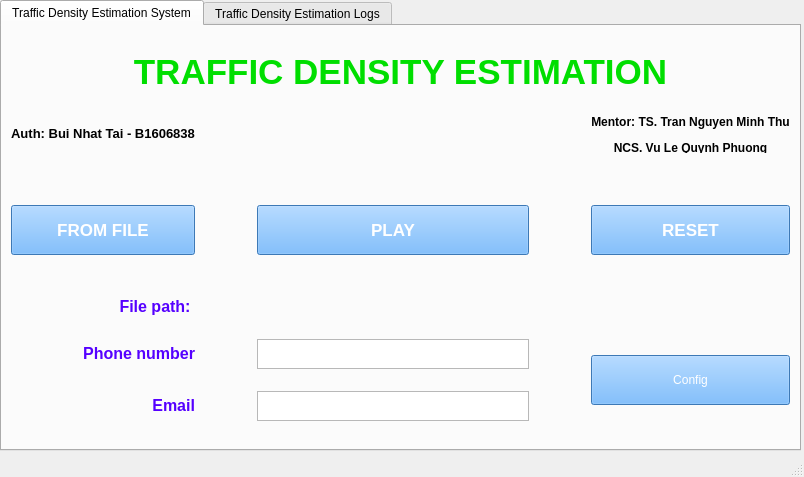
<?xml version="1.0" encoding="UTF-8"?>
<ui version="4.0">
 <class>MainWindow</class>
 <widget class="QMainWindow" name="MainWindow">
  <property name="geometry">
   <rect>
    <x>0</x>
    <y>0</y>
    <width>804</width>
    <height>477</height>
   </rect>
  </property>
  <property name="windowTitle">
   <string>MainWindow</string>
  </property>
  <widget class="QWidget" name="centralwidget">
   <widget class="QTabWidget" name="tabWidget">
    <property name="geometry">
     <rect>
      <x>0</x>
      <y>0</y>
      <width>801</width>
      <height>451</height>
     </rect>
    </property>
    <property name="currentIndex">
     <number>0</number>
    </property>
    <widget class="QWidget" name="tab">
     <attribute name="title">
      <string>Traffic Density Estimation System</string>
     </attribute>
     <layout class="QGridLayout" name="gridLayout">
      <item row="5" column="3">
       <spacer name="horizontalSpacer_4">
        <property name="orientation">
         <enum>Qt::Horizontal</enum>
        </property>
        <property name="sizeType">
         <enum>QSizePolicy::Fixed</enum>
        </property>
        <property name="sizeHint" stdset="0">
         <size>
          <width>50</width>
          <height>20</height>
         </size>
        </property>
       </spacer>
      </item>
      <item row="5" column="2">
       <widget class="QPushButton" name="btn_play">
        <property name="minimumSize">
         <size>
          <width>0</width>
          <height>50</height>
         </size>
        </property>
        <property name="font">
         <font>
          <family>MS Shell Dlg 2</family>
          <pointsize>13</pointsize>
          <weight>75</weight>
          <italic>false</italic>
          <bold>true</bold>
         </font>
        </property>
        <property name="layoutDirection">
         <enum>Qt::LeftToRight</enum>
        </property>
        <property name="styleSheet">
         <string notr="true">background-color: rgb(85, 170, 255);
font: 600 13pt &quot;MS Shell Dlg 2&quot;;
border-color: rgb(85, 0, 255);
color: rgb(255, 255, 255);</string>
        </property>
        <property name="text">
         <string>PLAY</string>
        </property>
        <property name="shortcut">
         <string>Ctrl+P</string>
        </property>
       </widget>
      </item>
      <item row="5" column="4">
       <widget class="QPushButton" name="btn_reset">
        <property name="minimumSize">
         <size>
          <width>0</width>
          <height>50</height>
         </size>
        </property>
        <property name="font">
         <font>
          <family>MS Shell Dlg 2</family>
          <pointsize>13</pointsize>
          <weight>75</weight>
          <italic>false</italic>
          <bold>true</bold>
         </font>
        </property>
        <property name="styleSheet">
         <string notr="true">background-color: rgb(85, 170, 255);
font: 600 13pt &quot;MS Shell Dlg 2&quot;;
border-color: rgb(85, 0, 255);
color: rgb(255, 255, 255);</string>
        </property>
        <property name="text">
         <string>RESET</string>
        </property>
        <property name="shortcut">
         <string>Ctrl+R</string>
        </property>
       </widget>
      </item>
      <item row="2" column="0">
       <widget class="QLabel" name="label_auth">
        <property name="text">
         <string>&lt;html&gt;&lt;head/&gt;&lt;body&gt;&lt;p align=&quot;center&quot;&gt;&lt;span style=&quot; font-size:10pt; font-weight:600;&quot;&gt;Auth: Bui Nhat Tai - B1606838&lt;/span&gt;&lt;/p&gt;&lt;/body&gt;&lt;/html&gt;</string>
        </property>
       </widget>
      </item>
      <item row="7" column="2" colspan="3">
       <widget class="QLabel" name="label_show_path_file">
        <property name="sizePolicy">
         <sizepolicy hsizetype="Preferred" vsizetype="Maximum">
          <horstretch>0</horstretch>
          <verstretch>0</verstretch>
         </sizepolicy>
        </property>
        <property name="text">
         <string/>
        </property>
       </widget>
      </item>
      <item row="5" column="1">
       <spacer name="horizontalSpacer_3">
        <property name="orientation">
         <enum>Qt::Horizontal</enum>
        </property>
        <property name="sizeType">
         <enum>QSizePolicy::Fixed</enum>
        </property>
        <property name="sizeHint" stdset="0">
         <size>
          <width>50</width>
          <height>20</height>
         </size>
        </property>
       </spacer>
      </item>
      <item row="8" column="0">
       <widget class="QLabel" name="label_2">
        <property name="text">
         <string>&lt;html&gt;&lt;head/&gt;&lt;body&gt;&lt;p align=&quot;right&quot;&gt;&lt;span style=&quot; font-size:12pt; font-weight:600; color:#5500ff;&quot;&gt;Phone number&lt;/span&gt;&lt;/p&gt;&lt;/body&gt;&lt;/html&gt;</string>
        </property>
       </widget>
      </item>
      <item row="7" column="0">
       <widget class="QLabel" name="label_path_file">
        <property name="sizePolicy">
         <sizepolicy hsizetype="Preferred" vsizetype="Maximum">
          <horstretch>0</horstretch>
          <verstretch>0</verstretch>
         </sizepolicy>
        </property>
        <property name="minimumSize">
         <size>
          <width>0</width>
          <height>20</height>
         </size>
        </property>
        <property name="text">
         <string>&lt;html&gt;&lt;head/&gt;&lt;body&gt;&lt;p align=&quot;right&quot;&gt;&lt;span style=&quot; font-size:12pt; font-weight:600; color:#5500ff;&quot;&gt;File path: &lt;/span&gt;&lt;/p&gt;&lt;/body&gt;&lt;/html&gt;</string>
        </property>
        <property name="alignment">
         <set>Qt::AlignLeading|Qt::AlignLeft|Qt::AlignTop</set>
        </property>
       </widget>
      </item>
      <item row="9" column="0">
       <widget class="QLabel" name="label_3">
        <property name="text">
         <string>&lt;html&gt;&lt;head/&gt;&lt;body&gt;&lt;p align=&quot;right&quot;&gt;&lt;span style=&quot; font-size:12pt; font-weight:600; color:#5500ff;&quot;&gt;Email&lt;/span&gt;&lt;/p&gt;&lt;/body&gt;&lt;/html&gt;</string>
        </property>
       </widget>
      </item>
      <item row="9" column="2">
       <widget class="QTextEdit" name="txt_email">
        <property name="minimumSize">
         <size>
          <width>0</width>
          <height>30</height>
         </size>
        </property>
        <property name="maximumSize">
         <size>
          <width>306</width>
          <height>30</height>
         </size>
        </property>
       </widget>
      </item>
      <item row="5" column="0">
       <widget class="QPushButton" name="btn_from_file">
        <property name="minimumSize">
         <size>
          <width>0</width>
          <height>50</height>
         </size>
        </property>
        <property name="sizeIncrement">
         <size>
          <width>0</width>
          <height>900</height>
         </size>
        </property>
        <property name="font">
         <font>
          <family>MS Shell Dlg 2</family>
          <pointsize>13</pointsize>
          <weight>75</weight>
          <italic>false</italic>
          <bold>true</bold>
         </font>
        </property>
        <property name="styleSheet">
         <string notr="true">background-color: rgb(85, 170, 255);
font: 600 13pt &quot;MS Shell Dlg 2&quot;;
border-color: rgb(85, 0, 255);
color: rgb(255, 255, 255);</string>
        </property>
        <property name="text">
         <string>FROM FILE</string>
        </property>
        <property name="shortcut">
         <string>Ctrl+F</string>
        </property>
       </widget>
      </item>
      <item row="0" column="0" colspan="5">
       <widget class="QLabel" name="label_title">
        <property name="sizePolicy">
         <sizepolicy hsizetype="Preferred" vsizetype="Maximum">
          <horstretch>0</horstretch>
          <verstretch>0</verstretch>
         </sizepolicy>
        </property>
        <property name="maximumSize">
         <size>
          <width>16777215</width>
          <height>42</height>
         </size>
        </property>
        <property name="text">
         <string>&lt;html&gt;&lt;head/&gt;&lt;body&gt;&lt;p align=&quot;center&quot;&gt;&lt;span style=&quot; font-size:26pt; font-weight:600; color:#00de00;&quot;&gt;TRAFFIC DENSITY ESTIMATION&lt;/span&gt;&lt;/p&gt;&lt;/body&gt;&lt;/html&gt;</string>
        </property>
       </widget>
      </item>
      <item row="2" column="4">
       <widget class="QLabel" name="label_mentor">
        <property name="sizePolicy">
         <sizepolicy hsizetype="Preferred" vsizetype="Maximum">
          <horstretch>0</horstretch>
          <verstretch>0</verstretch>
         </sizepolicy>
        </property>
        <property name="maximumSize">
         <size>
          <width>16777215</width>
          <height>38</height>
         </size>
        </property>
        <property name="text">
         <string>&lt;html&gt;&lt;head/&gt;&lt;body&gt;&lt;p align=&quot;center&quot;&gt;&lt;span style=&quot; font-weight:600;&quot;&gt;Mentor: TS. Tran Nguyen Minh Thu&lt;/span&gt;&lt;/p&gt;&lt;p align=&quot;center&quot;&gt;&lt;span style=&quot; font-weight:600;&quot;&gt;NCS. Vu Le Quynh Phuong&lt;/span&gt;&lt;/p&gt;&lt;/body&gt;&lt;/html&gt;</string>
        </property>
       </widget>
      </item>
      <item row="8" column="2">
       <widget class="QTextEdit" name="txt_sdt">
        <property name="minimumSize">
         <size>
          <width>0</width>
          <height>30</height>
         </size>
        </property>
        <property name="maximumSize">
         <size>
          <width>306</width>
          <height>30</height>
         </size>
        </property>
       </widget>
      </item>
      <item row="3" column="0">
       <spacer name="verticalSpacer">
        <property name="orientation">
         <enum>Qt::Vertical</enum>
        </property>
        <property name="sizeType">
         <enum>QSizePolicy::Maximum</enum>
        </property>
        <property name="sizeHint" stdset="0">
         <size>
          <width>20</width>
          <height>30</height>
         </size>
        </property>
       </spacer>
      </item>
      <item row="8" column="4" rowspan="2">
       <widget class="QPushButton" name="btnConfig">
        <property name="minimumSize">
         <size>
          <width>192</width>
          <height>50</height>
         </size>
        </property>
        <property name="styleSheet">
         <string notr="true">background-color: rgb(85, 170, 255);
font: 600 13pt &quot;MS Shell Dlg 2&quot;;
border-color: rgb(85, 0, 255);
color: rgb(255, 255, 255);</string>
        </property>
        <property name="text">
         <string>Config</string>
        </property>
       </widget>
      </item>
      <item row="6" column="0">
       <spacer name="verticalSpacer_2">
        <property name="orientation">
         <enum>Qt::Vertical</enum>
        </property>
        <property name="sizeType">
         <enum>QSizePolicy::Maximum</enum>
        </property>
        <property name="sizeHint" stdset="0">
         <size>
          <width>20</width>
          <height>20</height>
         </size>
        </property>
       </spacer>
      </item>
     </layout>
    </widget>
    <widget class="QWidget" name="tab_2">
     <attribute name="title">
      <string>Traffic Density Estimation Logs</string>
     </attribute>
     <layout class="QGridLayout" name="gridLayout_2">
      <item row="2" column="3">
       <widget class="QLabel" name="label_4">
        <property name="text">
         <string>&lt;html&gt;&lt;head/&gt;&lt;body&gt;&lt;p align=&quot;center&quot;&gt;&lt;span style=&quot; font-size:10pt; color:#0055ff;&quot;&gt;FROM&lt;/span&gt;&lt;/p&gt;&lt;/body&gt;&lt;/html&gt;</string>
        </property>
       </widget>
      </item>
      <item row="2" column="0">
       <widget class="QLineEdit" name="txtSearch">
        <property name="placeholderText">
         <string>Search...</string>
        </property>
       </widget>
      </item>
      <item row="2" column="7">
       <widget class="QPushButton" name="btn_filter">
        <property name="styleSheet">
         <string notr="true">background-color: rgb(0, 0, 255);
border-color: rgb(255, 0, 0);
color: rgb(255, 255, 255);
font: 75 10pt &quot;MS Shell Dlg 2&quot;;</string>
        </property>
        <property name="text">
         <string>Filter</string>
        </property>
       </widget>
      </item>
      <item row="0" column="0" colspan="8">
       <widget class="QLabel" name="label">
        <property name="text">
         <string>&lt;html&gt;&lt;head/&gt;&lt;body&gt;&lt;p align=&quot;center&quot;&gt;&lt;span style=&quot; font-size:18pt; color:#5555ff;&quot;&gt;Traffic Density Estimation Log&lt;/span&gt;&lt;/p&gt;&lt;/body&gt;&lt;/html&gt;</string>
        </property>
       </widget>
      </item>
      <item row="2" column="2">
       <spacer name="horizontalSpacer">
        <property name="orientation">
         <enum>Qt::Horizontal</enum>
        </property>
        <property name="sizeType">
         <enum>QSizePolicy::Maximum</enum>
        </property>
        <property name="sizeHint" stdset="0">
         <size>
          <width>150</width>
          <height>20</height>
         </size>
        </property>
       </spacer>
      </item>
      <item row="2" column="5">
       <widget class="QLabel" name="label_5">
        <property name="text">
         <string>&lt;html&gt;&lt;head/&gt;&lt;body&gt;&lt;p align=&quot;center&quot;&gt;&lt;span style=&quot; font-size:10pt; color:#5555ff;&quot;&gt;TO&lt;/span&gt;&lt;/p&gt;&lt;/body&gt;&lt;/html&gt;</string>
        </property>
       </widget>
      </item>
      <item row="2" column="4">
       <widget class="QDateEdit" name="fromDate">
        <property name="sizePolicy">
         <sizepolicy hsizetype="Minimum" vsizetype="Maximum">
          <horstretch>0</horstretch>
          <verstretch>0</verstretch>
         </sizepolicy>
        </property>
        <property name="minimumSize">
         <size>
          <width>100</width>
          <height>0</height>
         </size>
        </property>
        <property name="alignment">
         <set>Qt::AlignCenter</set>
        </property>
        <property name="displayFormat">
         <string>dd/MM/yyyy</string>
        </property>
        <property name="calendarPopup">
         <bool>true</bool>
        </property>
        <property name="currentSectionIndex">
         <number>0</number>
        </property>
        <property name="date">
         <date>
          <year>2020</year>
          <month>12</month>
          <day>12</day>
         </date>
        </property>
       </widget>
      </item>
      <item row="2" column="1">
       <widget class="QPushButton" name="btnSearch">
        <property name="styleSheet">
         <string notr="true">background-color: rgb(0, 0, 255);
border-color: rgb(255, 0, 0);
color: rgb(255, 255, 255);
font: 75 10pt &quot;MS Shell Dlg 2&quot;;</string>
        </property>
        <property name="text">
         <string>Search</string>
        </property>
       </widget>
      </item>
      <item row="3" column="0" colspan="8">
       <widget class="QTableWidget" name="tableWidget">
        <property name="sizePolicy">
         <sizepolicy hsizetype="Preferred" vsizetype="Expanding">
          <horstretch>0</horstretch>
          <verstretch>0</verstretch>
         </sizepolicy>
        </property>
        <property name="sizeAdjustPolicy">
         <enum>QAbstractScrollArea::AdjustToContents</enum>
        </property>
        <property name="sortingEnabled">
         <bool>true</bool>
        </property>
        <property name="columnCount">
         <number>7</number>
        </property>
        <column>
         <property name="text">
          <string>Date</string>
         </property>
        </column>
        <column>
         <property name="text">
          <string>Time</string>
         </property>
        </column>
        <column>
         <property name="text">
          <string>Bike</string>
         </property>
        </column>
        <column>
         <property name="text">
          <string>Car</string>
         </property>
        </column>
        <column>
         <property name="text">
          <string>Priority</string>
         </property>
        </column>
        <column>
         <property name="text">
          <string>Status</string>
         </property>
        </column>
        <column>
         <property name="text">
          <string>Image</string>
         </property>
        </column>
       </widget>
      </item>
      <item row="2" column="6">
       <widget class="QDateEdit" name="toDate">
        <property name="sizePolicy">
         <sizepolicy hsizetype="Minimum" vsizetype="Maximum">
          <horstretch>0</horstretch>
          <verstretch>0</verstretch>
         </sizepolicy>
        </property>
        <property name="minimumSize">
         <size>
          <width>100</width>
          <height>0</height>
         </size>
        </property>
        <property name="alignment">
         <set>Qt::AlignCenter</set>
        </property>
        <property name="calendarPopup">
         <bool>true</bool>
        </property>
        <property name="date">
         <date>
          <year>2020</year>
          <month>12</month>
          <day>12</day>
         </date>
        </property>
       </widget>
      </item>
      <item row="1" column="0" colspan="8">
       <spacer name="verticalSpacer_3">
        <property name="orientation">
         <enum>Qt::Vertical</enum>
        </property>
        <property name="sizeType">
         <enum>QSizePolicy::Maximum</enum>
        </property>
        <property name="sizeHint" stdset="0">
         <size>
          <width>20</width>
          <height>20</height>
         </size>
        </property>
       </spacer>
      </item>
     </layout>
    </widget>
   </widget>
  </widget>
  <widget class="QStatusBar" name="statusbar"/>
 </widget>
 <resources/>
 <connections/>
</ui>
